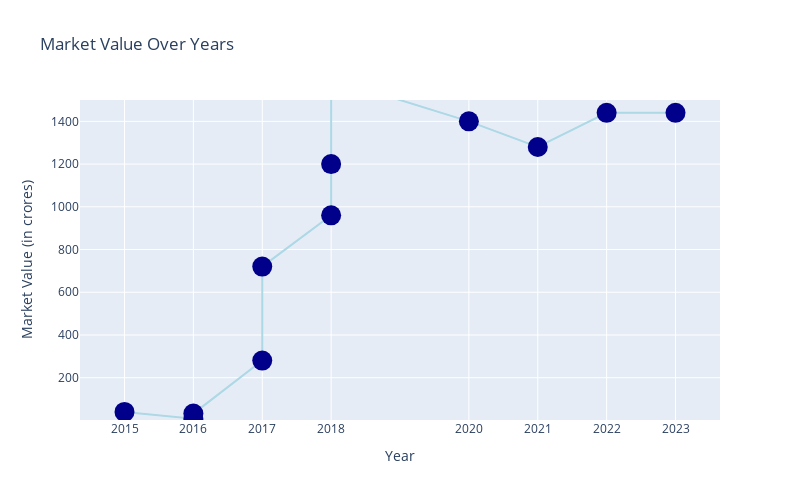

The cell this chart's notebook holds for it:
### Code cell
years = [2015, 2016, 2016, 2017, 2017, 2018, 2018, 2018, 2020, 2021, 2022, 2023]
market_values = [40, 8, 32, 280, 720, 960, 1200, 1600, 1400, 1280, 1440, 1440]
ages = [16, 17, 17, 18, 18, 19, 19, 19, 21, 22, 24, 24]

#   scatter plot
fig = go.Figure()

# Scatter trace
fig.add_trace(go.Scatter(
    x=years,
    y=market_values,
    mode='markers+lines',
    marker=dict(color='darkblue', size=20),  
    line=dict(color='lightblue', width=2),
    text=ages,
    hovertemplate='Age: %{text}<br>Market Value: %{y:.0f}cr',
    showlegend=False
))


fig.update_layout(
    title='Market Value Over Years',
    xaxis_title='Year',
    yaxis_title='Market Value (in crores)',
    xaxis=dict(tickvals=years, ticktext=years),
    yaxis=dict(range=[2, 1500]),
    width=800,
    height=500
)
fig.write_html("mbappe.html")


fig.show()

### Figure 1 — Plotly figure (JSON) as saved in the notebook; plotly's stock layout.template omitted (floating-point values rounded to 4 significant figures)
{"data": [{"hovertemplate": "Age: %{text}<br>Market Value: %{y:.0f}cr", "line": {"color": "lightblue", "width": 2}, "marker": {"color": "darkblue", "size": 20}, "mode": "markers+lines", "showlegend": false, "text": ["16", "17", "17", "18", "18", "19", "19", "19", "21", "22", "24", "24"], "type": "scatter", "x": [2015, 2016, 2016, 2017, 2017, 2018, 2018, 2018, 2020, 2021, 2022, 2023], "y": [40, 8, 32, 280, 720, 960, 1200, 1600, 1400, 1280, 1440, 1440]}], "layout": {"height": 500, "title": {"text": "Market Value Over Years"}, "width": 800, "xaxis": {"ticktext": [2015, 2016, 2016, 2017, 2017, 2018, 2018, 2018, 2020, 2021, 2022, 2023], "tickvals": [2015, 2016, 2016, 2017, 2017, 2018, 2018, 2018, 2020, 2021, 2022, 2023], "title": {"text": "Year"}}, "yaxis": {"range": [2, 1500], "title": {"text": "Market Value (in crores)"}}}}
